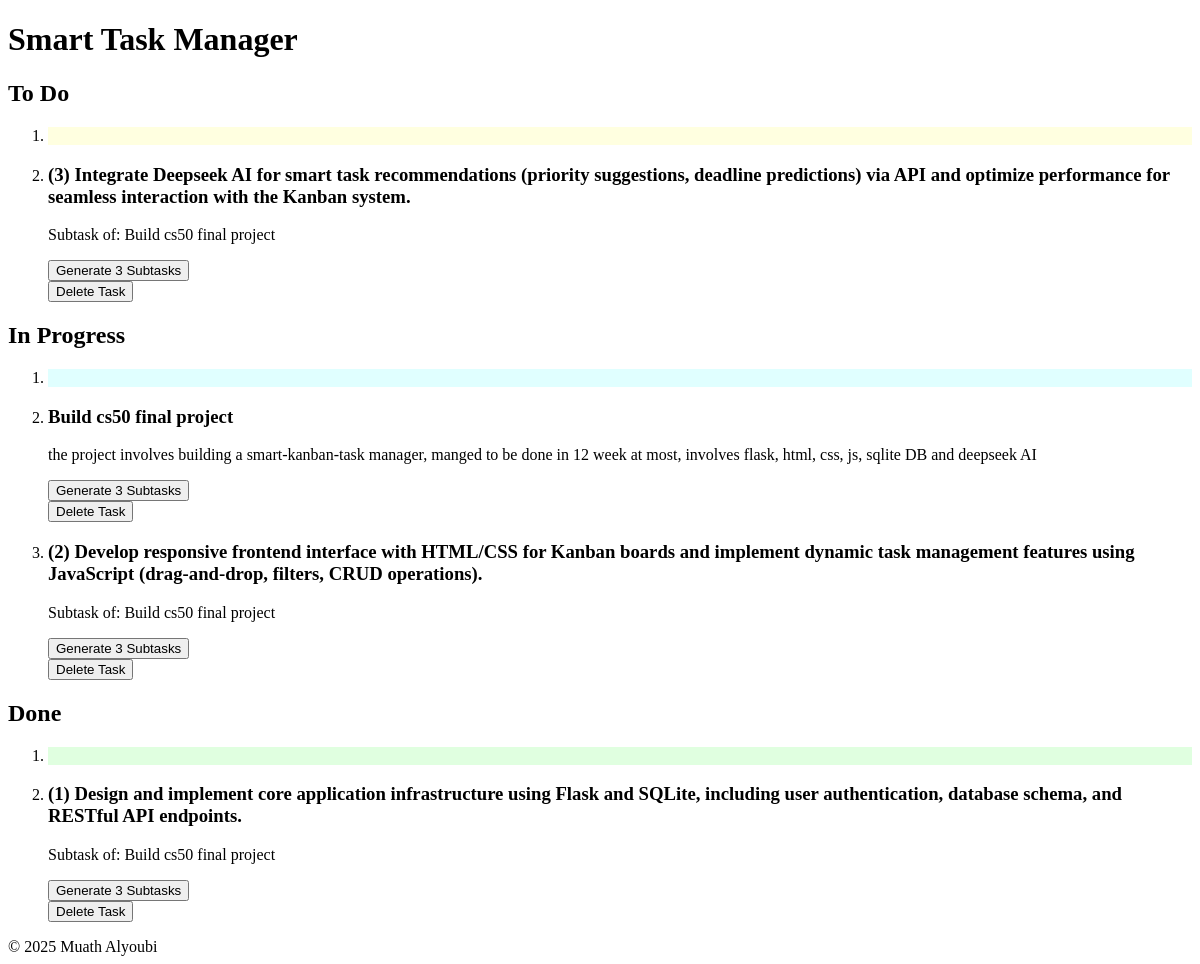
Before: / with the older database file.
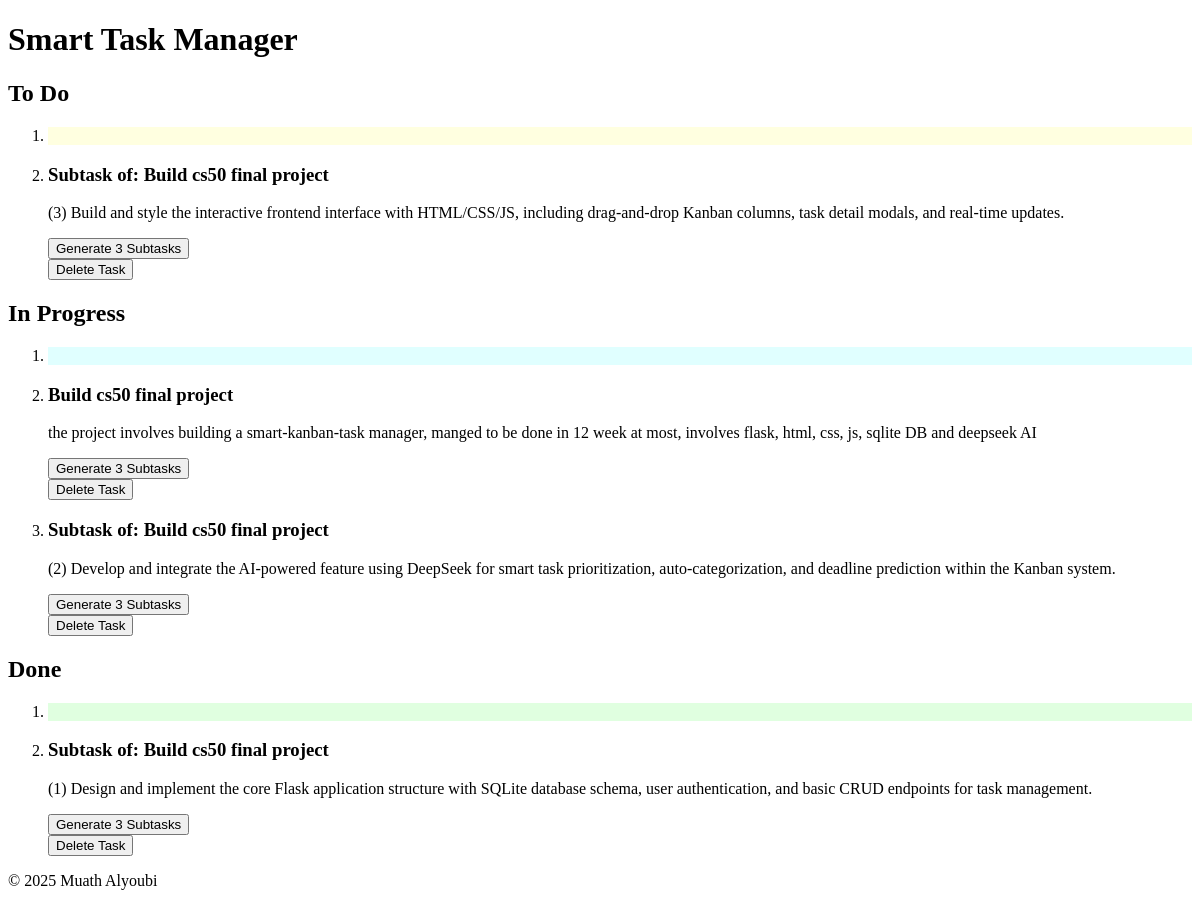
After: the same page with the newer database file.
### tables this page shows
CREATE TABLE tasks(
id INTEGER PRIMARY KEY AUTOINCREMENT NOT NULL,
title TEXT NOT NULL,
user_id INTEGER NOT NULL,
description TEXT,
status TEXT NOT NULL DEFAULT 'To Do',
created_at TIMESTAMP DEFAULT CURRENT_TIMESTAMP, priority TEXT NOT NULL, fatherTask TEXT DEFAULT '',
FOREIGN KEY (user_id) REFERENCES users(id) ON DELETE CASCADE
);

### app.py (the view)
@app.route("/")
def index():
    tasks = db.execute("SELECT * FROM tasks WHERE user_id = ?", (1,)).fetchall()
    return render_template("index.html", tasks=tasks)

### app.py (called while the page is built)
@app.teardown_appcontext
def teardown_appcontext_db(exception):
    close_db()

### templates/index.html (shortened to what this page needs)
{% extends "layout.html" %}
{% block body %}
        <header>
            <h1>Smart Task Manager</h1>
        </header>
        <main>
            <section id="kanban-board">
                <section id="todo-column" aria-labelledby="todo-heading" >
                    <h2 id="todo-heading">To Do</h2>
                    <ol class = "task-list" id="To Do">
                        <li style="background-color: #FFFFE0"></li>
                        {% for task in tasks %}
                            {% if task.status == 'To Do' %}
                                <li id="{{ task.id }}" draggable="true">
                                    <h3>{{ task.title }}</h3>
                                    <p>{{ task.description }}</p>
                                    <button onclick="generateTask('{{ task.id}}')" id="sub-task">Generate 3 Subtasks</button>
                                    <br>
                                    <button onclick="deleteTask('{{ task.id }}')" id="sub-task">Delete Task</button>
                                </li>
                            {% endif %}
                        {% endfor %}
                    </ol>
                </section>
                <section id="in-progress-column"  aria-labelledby="in-progress-heading">
                    <h2 id="in-progress-heading">In Progress</h2>
                    <ol class = "task-list" id="In Progress">
                        <li style="background-color: #E0FFFF"></li>
                        {% for task in tasks %}
                            {% if task.status == 'In Progress' %}
                                <li id="{{ task.id }}" draggable="true">
                                    <h3>{{ task.title }}</h3>
                                    <p>{{ task.description }}</p>
                                    <button onclick="generateTask('{{ task.id}}')" id="sub-task">Generate 3 Subtasks</button>
                                    <br>
                                    <button onclick="deleteTask('{{ task.id}}')" id="sub-task">Delete Task</button>
                                </li>
                            {% endif %}
                        {% endfor %}
                    </ol>
                </section>
                <section id="done-column" aria-labelledby="done-heading">
                    <h2 id="done-heading">Done</h2>
                    <ol class = "task-list" id="Done">
                        <li style="background-color: #E0FFE0"></li>
                        {% for task in tasks %}
                            {% if task.status == 'Done' %}
                                <li id="{{ task.id }}" draggable="true">
                                    <h3>{{ task.title }}</h3>
                                    <p>{{ task.description }}</p>
                                    <button onclick="generateTask('{{ task.id}}')" id="sub-task">Generate 3 Subtasks</button>
                                    <br>
                                    <button onclick="deleteTask('{{ task.id }}')" id="sub-task">Delete Task</button>
                                </li>
                            {% endif %}
                        {% endfor %}
                    </ol>
                </section>
            </section>
        </main>
{% endblock %}

### templates/layout.html (shortened to what this page needs)
<!DOCTYPE html>
<html lang="en">
    <head>
        <link rel="stylesheet" href="{{ url_for('static', filename='css/style.css') }}">
    </head>
    <body>
        {% block body %}{% endblock %}
        <footer>
            &copy; 2025 Muath Alyoubi
        </footer>
    </body>
</html>

Changed rows visible on the page:
removed tasks: title "(3) Integrate Deepseek AI for smart task recommendations (priority suggestions, deadline predictions) via API and optimize performance for seamless interaction with the Kanban system.", description "Subtask of: Build cs50 final project", shown under "To Do"
removed tasks: title "(2) Develop responsive frontend interface with HTML/CSS for Kanban boards and implement dynamic task management features using JavaScript (drag-and-drop, filters, CRUD operations).", description "Subtask of: Build cs50 final project", shown under "In Progress"
removed tasks: title "(1) Design and implement core application infrastructure using Flask and SQLite, including user authentication, database schema, and RESTful API endpoints.", description "Subtask of: Build cs50 final project", shown under "Done"
added tasks: title "Subtask of: Build cs50 final project", description "(3) Build and style the interactive frontend interface with HTML/CSS/JS, including drag-and-drop Kanban columns, task detail modals, and real-time updates.", shown under "To Do"
added tasks: title "Subtask of: Build cs50 final project", description "(2) Develop and integrate the AI-powered feature using DeepSeek for smart task prioritization, auto-categorization, and deadline prediction within the Kanban system.", shown under "In Progress"
added tasks: title "Subtask of: Build cs50 final project", description "(1) Design and implement the core Flask application structure with SQLite database schema, user authentication, and basic CRUD endpoints for task management.", shown under "Done"
